Frame 1 (no input): blank canvas, image omitted
Frame 60 (the mouse pressed at the canvas centre just before this capture): blank canvas, image omitted
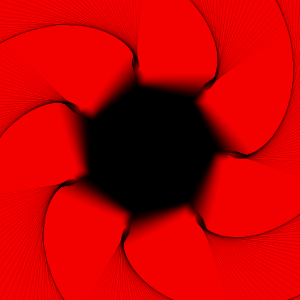
Frame 120 (the mouse held since frame 60 and released just before this capture)

The Processing sketch whose frames 1 and 60 were blank and that drew this single picture after the mouse press (run headless with seeded random() and noise(); from frame 60 on, the mouse is pressed at the canvas centre):

// Processing sketch: processing_73755
// ── processing_73755.pde

//#Blood Flower sketch
//#Copyright, 2012, Arcc.cc

//This program is free software: you can redistribute it and/or modify
//it under the terms of the GNU General Public License as published by
//the Free Software Foundation, either version 3 of the License, or
//(at your option) any later version.

//This program is distributed in the hope that it will be useful or entertaining,
//but WITHOUT ANY WARRANTY FOR EITHER; without even the implied warranty of
//MERCHANTABILITY or FITNESS FOR A PARTICULAR PURPOSE.  See the
//GNU General Public License for more details.

//For a copy of the GPLv3 see <http://www.gnu.org/licenses/gpl.txt>.

void setup(){
   colorMode(HSB,100,100,100) ; 
   size(300, 300);  
   background(0);
}

boolean started = false;
float r = 40;
float speed = 0.04;
float angle;
int aVal = 35;
int xVal = 40;
int yVal = 80;
int zVal = 100;
float mA;
float mY;
float mX;


void draw()
{
  frameRate=50;
  if(started == true)
    {
     translate(150,150);
     smooth();
      angle += speed;
      float sinval = sin(angle);
      mA = sinval * r + aVal; 
      mX = sinval * r + xVal;
      mY = sinval * r + yVal;
      float mZ = sinval * r + zVal;

    for(int i=1; i<1080; i++)
    {
     flowerFunc(i,pow(mX, 1.3),pow(mY, 1.3),mZ,pow(mZ, 0.9),pow(i, 0.9)); 
     rotate(aVal);
     fill(0);
    }
  }
}

void keyPressed() {
  if (key == CODED) {
    if (keyCode == UP) 
      {
        zVal++;
        background(0);
      } 
      else if (keyCode == DOWN) 
      {
        zVal--;
        background(0);
      }
      else if (keyCode == LEFT)
      {
        aVal--;
        background(0);
      }
      else if (keyCode == RIGHT)
      {
        aVal++;
        background(0);
      }
    }
  }


void mousePressed() {
    if (started==true)
      {
        started=false;
        background(0);
      }
    else
      {started=true;}
    
}

void flowerFunc(float x1, float y1, float x2, float y2, float x3, float y3){
  beginShape();
  stroke(0);
  strokeWeight(0.1);
  vertex(x1,y1);
  vertex(x2,y2);
  vertex(x3,y3);
  fill(0,100,100,10);
  endShape();
}
